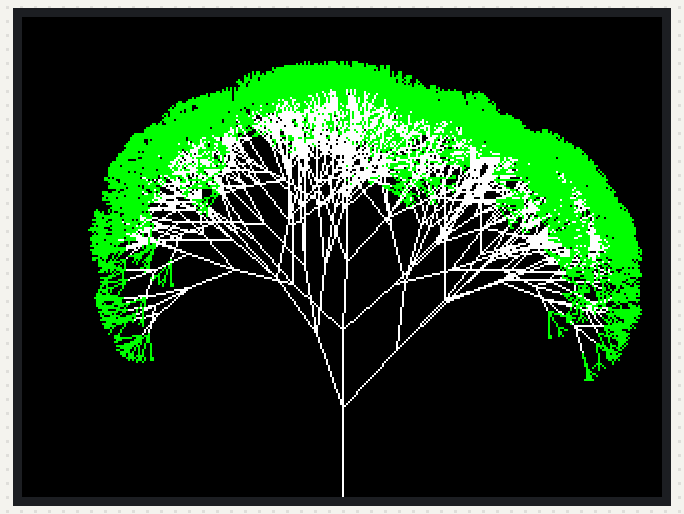
The sketch below on a simulated Arduino Uno, built with avr-gcc and run on an emulated ATmega328P. On the bench: 320×240 colour display. Random numbers use the default seed unless the sketch sets one.

Above: at 7.7 s.

The sketch:

Fractale_Arbre_aleatoire.ino
```cpp
/*
 * Générateur de fractale d'arbre sur plateforme Arduino
 */

/* Includes */
#include <SPI.h>              // Pour la communication avec l'écran
#include "Adafruit_GFX.h"
#include "Adafruit_ILI9341.h"


#define TFT_DC 9
#define TFT_CS 10

Adafruit_ILI9341 tft = Adafruit_ILI9341(TFT_CS, TFT_DC);


/* Fonction setup */
void setup() {

/* Initialise l'écran LCD */
  Serial.begin(9600);
  tft.begin();
  tft.setRotation(1);
  tft.fillScreen(ILI9341_BLACK);

  /* Dessine la fractale */
  drawTree (160, 240, -90, 9);


}

/* Fonction loop() */

void loop() {

}


/*

 * Dessine une fractale de Mandelbrot

 */
void drawTree(int x1, int y1, int angle, int profondeur){
  if (profondeur){
    int x2 = x1 + int(cos(radians(angle))*profondeur*5.0);
    int y2 = y1 + int(sin(radians(angle))*profondeur*5.0);


    if (profondeur > 2){
      tft.drawLine(x1, y1, x2, y2, ILI9341_WHITE);

    }

    else{
      tft.drawLine(x1, y1, x2, y2, ILI9341_GREEN);
    }


    drawTree(x2, y2, angle-random(-50,0), profondeur-1);
    drawTree(x2, y2, angle-random(1,50), profondeur-1);
    drawTree(x2, y2, angle-random(-10,10), profondeur-1);

  }
  //delay(50);
}
```
